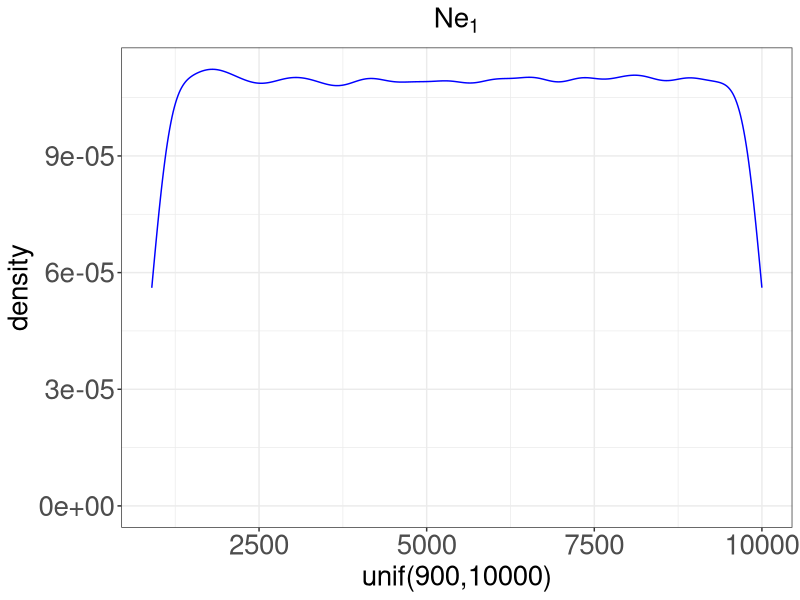
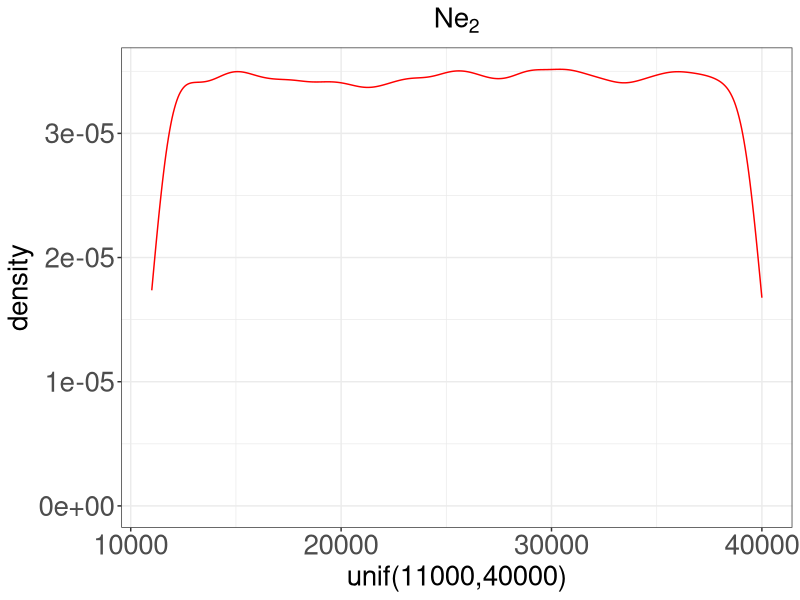
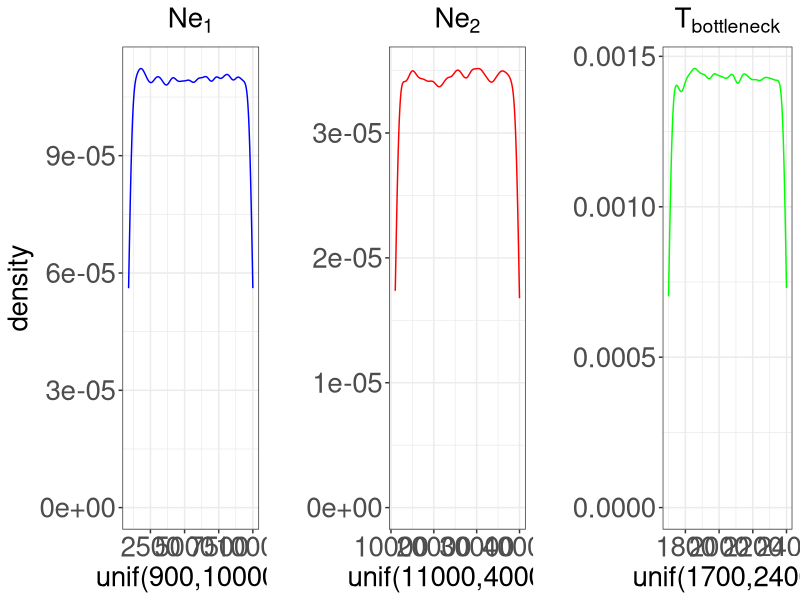
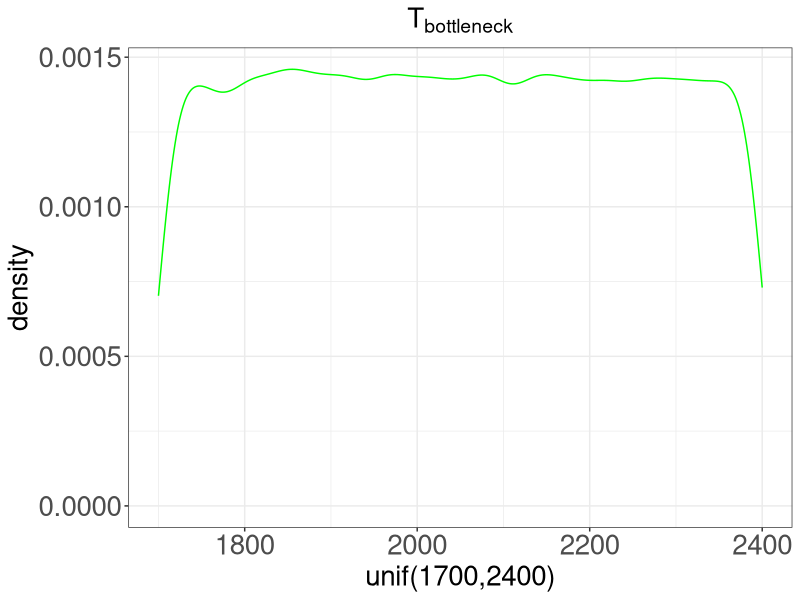

R code for these plots, in order: (Note: this script raises an error after producing the figures.)
#Set Libraries and working directory
library(ggplot2)
library(dplyr)
library(data.table)
library(tidyverse)
library(cowplot)

#Plot the priors
set.seed(1)
samps = seq(1:100000)
Ne1 = runif(samps, min = 900, max = 10000)
Ne2 = runif(samps, min = 11000, max = 40000)
Tbot = runif(samps, min = 1700, max = 2400)
sampPriors = cbind.data.frame(samps,Ne1,Ne2,Tbot)
plotNe1 = ggplot() + geom_density(aes(x=Ne1), colour="blue") + ggtitle(expression(paste(Ne[1]))) + xlab("unif(900,10000)") + theme_bw()+ theme(axis.text.x = element_text(size  = 20), axis.text.y = element_text(size = 20), axis.title=element_text(size=20), plot.title = element_text(size=20, hjust = 0.5),legend.title=element_blank(), legend.text=element_text(size=18),legend.position="bottom")

plotNe2 = ggplot() + geom_density(aes(x=Ne2), colour="red") + ggtitle(expression(paste(Ne[2]))) + xlab("unif(11000,40000)") + theme_bw()+ theme(axis.text.x = element_text(size  = 20), axis.text.y = element_text(size = 20), axis.title=element_text(size=20), plot.title = element_text(size=20, hjust = 0.5),legend.title=element_blank(), legend.text=element_text(size=18),legend.position="bottom")

plotTbot = ggplot() + geom_density(aes(x=Tbot), colour="green") + ggtitle(expression(paste(T[bottleneck]))) + xlab("unif(1700,2400)") + theme_bw()+ theme(axis.text.x = element_text(size  = 20), axis.text.y = element_text(size = 20), axis.title=element_text(size=20), plot.title = element_text(size=20, hjust = 0.5),legend.title=element_blank(), legend.text=element_text(size=18),legend.position="bottom")

plotPriorsTogether = plot_grid(plotNe1,plotNe2+ylab(""),plotTbot+ylab(""),nrow = 1, align = 'h')


#Load ABC results
setwd("~/Documents/DogProject_Clare/LocalRscripts/DemographicInference/ABCResults_NeCurr900to10kNeAnc11kto40kT1700to2400/")
fnames = list.files(pattern = "\\.txt$")

#Read all the files and create a FileName column to store filenames
results = rbindlist(sapply(fnames, fread, simplify = FALSE), use.names = TRUE, idcol = "FileName")

#Add column names
headerLine = c('SGETaskID',"SimNeOne","SimNeTwo","SimTime",'DistMetric1','DisMetricPaper',"BIN0","BIN1","BIN2","BIN3","BIN4",'BIN5','BIN6','BIN7','BIN8','BIN9','BIN10','BIN11','BIN12','BIN13','BIN14','BIN15','BIN16','BIN17','BIN18','BIN19','BIN20','BIN21','BIN22','BIN23','BIN24','BIN25')
colnames(results) <- headerLine

#Check whether any of the sims have the same Ne1,Ne2,T
dim(distinct(results)) == dim(results) #They dont

#Get the lowest 100 values on V5 which was the distance metric from Jackie's paper
###FIGURE OUT WHAT TO DO WITH TIES####
Top100 = results %>%
  top_n(-100, DisMetricPaper) 

#Plotting Time
getmode <- function(v) {
  uniqv <- unique(v)
  uniqv[which.max(tabulate(match(v, uniqv)))]
}
modePosteriorNe1 = getmode(Top100$SimNeOne)
modePosteriorNe2 = getmode(Top100$SimNeTwo)
modePosteriorTbot = getmode(Top100$SimTime)

plotPosteriorNe1 = ggplot() + geom_density(data=sampPriors, aes(x=Ne1), colour="blue",size=1) + geom_density(data=Top100, aes(x=SimNeOne), colour="black") + geom_vline(data = Top100, xintercept = modePosteriorNe1, colour="purple") + ggtitle(expression(paste(Ne[1]))) + xlab(paste("Mode of Posterior = ", modePosteriorNe1)) + theme_bw()+ theme(axis.text.x = element_text(size  = 20), axis.text.y = element_text(size = 20), axis.title=element_text(size=20), plot.title = element_text(size=20, hjust = 0.5),legend.title=element_blank(), legend.text=element_text(size=18),legend.position="bottom")

plotPosteriorNe2 = ggplot() + geom_density(data=sampPriors, aes(x=Ne2), colour="red",size=1) + geom_density(data=Top100, aes(x=SimNeTwo), colour="black") + geom_vline(data = Top100, xintercept = modePosteriorNe2, colour="purple") + ggtitle(expression(paste(Ne[2]))) + xlab(paste("Mode of Posterior = ", modePosteriorNe2)) + theme_bw()+ theme(axis.text.x = element_text(size  = 20), axis.text.y = element_text(size = 20), axis.title=element_text(size=20), plot.title = element_text(size=20, hjust = 0.5),legend.title=element_blank(), legend.text=element_text(size=18),legend.position="bottom")

plotPosteriorTbot = ggplot() + geom_density(data=sampPriors, aes(x=Tbot), colour="green",size=1) + geom_density(data=Top100, aes(x=SimTime), colour="black") + geom_vline(data = Top100, xintercept = modePosteriorTbot, colour="purple") + ggtitle(expression(paste(T[bottleneck]))) + xlab(paste("Mode of Posterior = ", modePosteriorTbot)) + theme_bw()+ theme(axis.text.x = element_text(size  = 20), axis.text.y = element_text(size = 20), axis.title=element_text(size=20), plot.title = element_text(size=20, hjust = 0.5),legend.title=element_blank(), legend.text=element_text(size=18),legend.position="bottom")

plotPosteriorTogether = plot_grid(plotPosteriorNe1 + ggtitle(""),plotPosteriorNe2+ ggtitle("") +ylab(""),plotPosteriorTbot+ ggtitle("") +ylab(""),nrow = 1, align = 'h')

plot_grid(plotPriorsTogether,plotPosteriorTogether, labels = "AUTO", ncol = 1, align = 'v', axis = 'r')

HetBins = Top100 %>%
  select(starts_with('BIN')) %>% 
  mutate_all(funs(sum(as.numeric(as.character(.)), na.rm = TRUE))) %>%  
  distinct() %>%
  gather() %>%
  mutate(proportion = value / sum(value),
         bin = as.numeric(as.character(gsub("BIN","", key)))) 

(HistogramPlotPosteriorHets = ggplot() + geom_bar(data=HetBins, aes(x=bin, y=proportion), stat = "identity") + theme_bw() + labs(x="Count of Heterozygotes per 1Kb", y="Proportion of Total Hets") + theme_bw()+ theme(axis.text.x = element_text(size  = 20), axis.text.y = element_text(size = 20), axis.title=element_text(size=20), plot.title = element_text(size=20, hjust = 0.5),legend.title=element_blank(), legend.text=element_text(size=18),legend.position="bottom"))